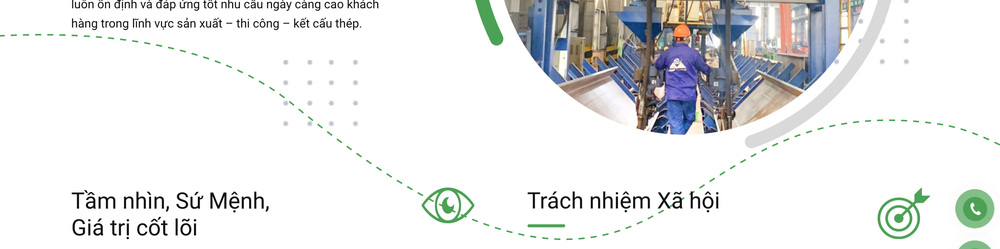
#> input picture image.png, 1000 x 249 px, shrunk from 2654 x 660 before the run
$ python recolor_theme.py ../image.png
#> lines starting #> are read from the running program, lines starting #| are printed output that depends on the picture
"""Recolour the original orange (#FC7200 family) in theme images to the site's green primary.
PNG: hue-shift saturated orange pixels (keeps shading/alpha). SVG: replace hex fills.
usage: python3 scripts/recolor_theme.py file [file ...]"""
import colorsys
import re
import sys
from pathlib import Path

from PIL import Image

TARGET = (0x16, 0xA3, 0x4A)
TH, TS, TV = colorsys.rgb_to_hsv(*(c / 255 for c in TARGET))


def recolor_png(path):
#> called with path = '../image.png'
    im = Image.open(path).convert("RGBA")
#> im is the input picture: PIL image 1000x249 RGBA; mean R, G, B, A 231.7, 232.9, 232.8, 255
    px = im.load()
    n = 0
    for y in range(im.height):
        for x in range(im.width):
            r, g, b, a = px[x, y]
            if a == 0:
                continue
            h, s, v = colorsys.rgb_to_hsv(r / 255, g / 255, b / 255)
            if s > 0.25 and 0.0 <= h < 0.13 and v > 0.3:
                nr, ng, nb = colorsys.hsv_to_rgb(TH, min(1, TS * s), v * TV)
                px[x, y] = (round(nr * 255), round(ng * 255), round(nb * 255), a)
                n += 1
#> after the loop, n = 4709
    im.save(path, optimize=True)
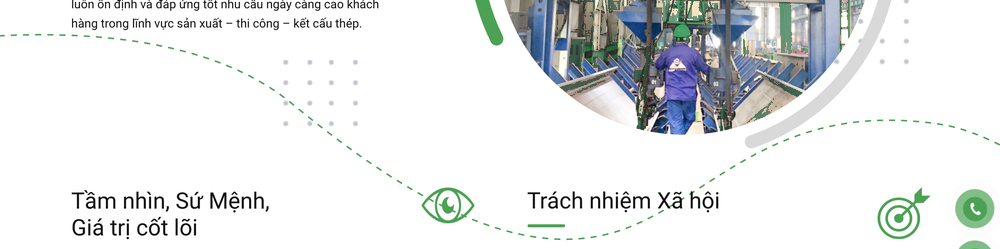
#> saved as image.png: PIL image 1000x249 RGBA; mean R, G, B, A 229.9, 232.4, 232.4, 255
    return n


def recolor_svg(path):
    s = Path(path).read_text(encoding="utf-8")
    new = re.sub(r"#F[A-F0-9]7[0-9A-F]0[0-9A-F]|#FC7200|#FF7A00|#F47920", "#16A34A", s, flags=re.I)
    Path(path).write_text(new, encoding="utf-8")
    return s != new


for f in sys.argv[1:]:
    print(f, recolor_svg(f) if f.endswith(".svg") else recolor_png(f))
